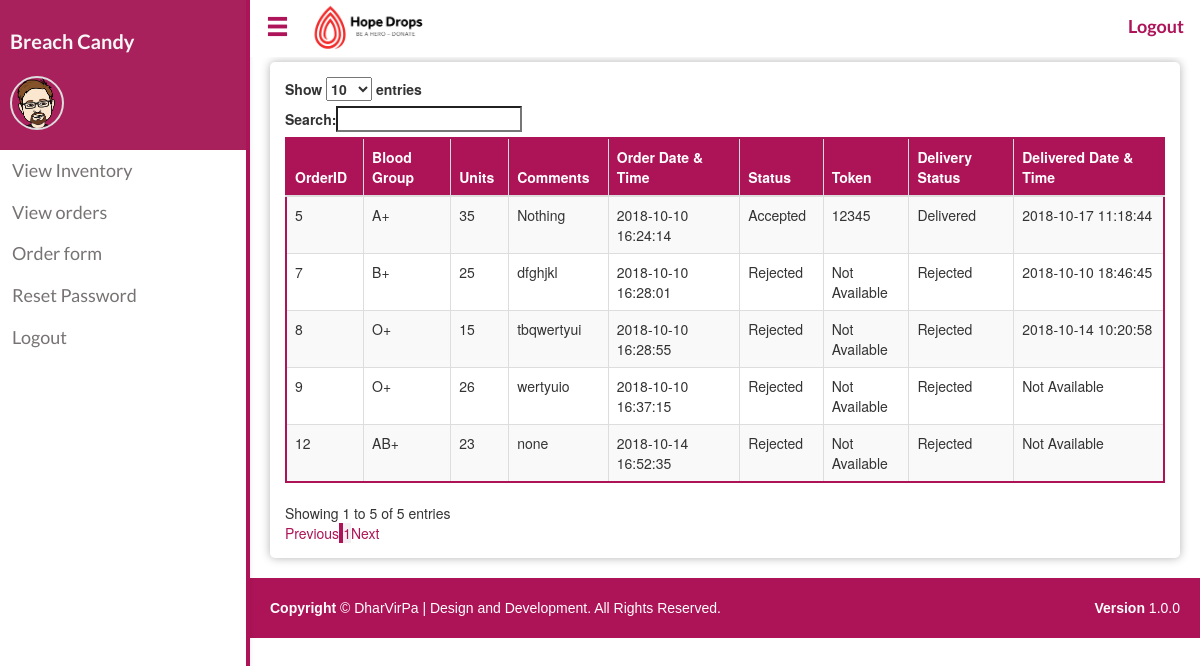
The app's page /order_hosp.php (signed in), older data.
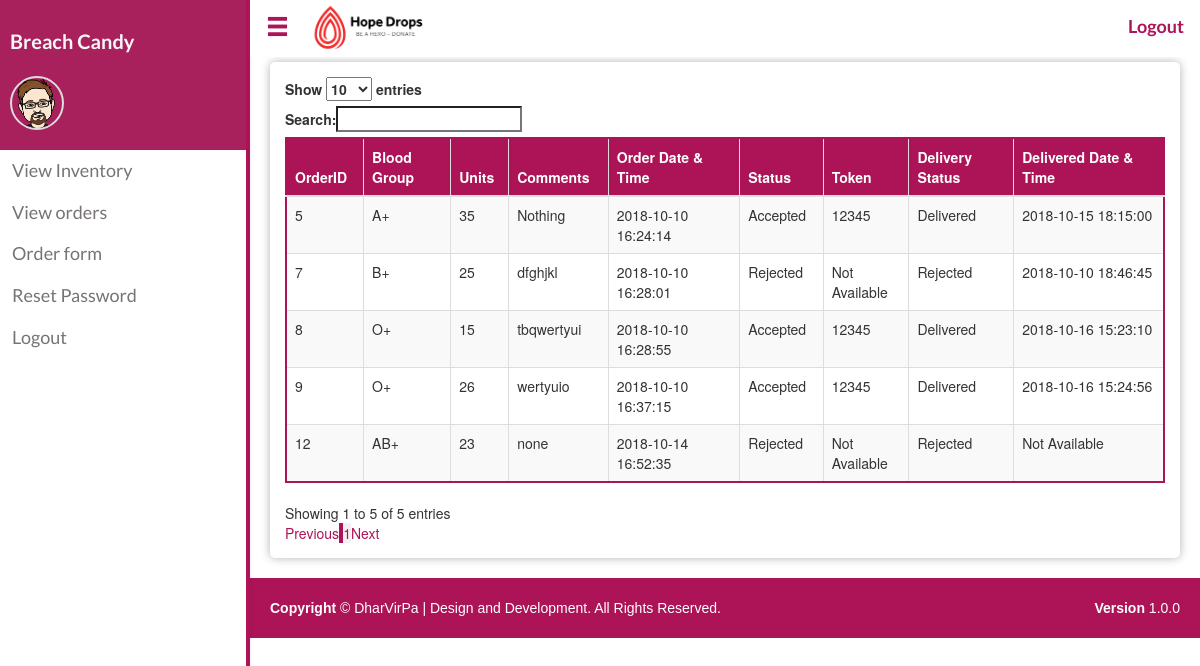
The same page, newer data.
### tables this page shows
CREATE TABLE `orders` (
  `Order_id` int(15) NOT NULL,
  `Hospital_id` int(15) NOT NULL,
  `Units` float NOT NULL,
  `Blood_group` varchar(5) NOT NULL,
  `status` varchar(15) NOT NULL DEFAULT 'Pending',
  `Blood_IDs` varchar(500) NOT NULL,
  `Blood_Units` varchar(500) NOT NULL,
  `Token` varchar(8) NOT NULL,
  `Comments` varchar(200) NOT NULL,
  `Delivered_by` int(30) NOT NULL,
  `Delivery_status` varchar(10) NOT NULL DEFAULT 'Pending',
  `Delivery_date` timestamp NOT NULL DEFAULT '0000-00-00 00:00:00',
  `Order_date` timestamp NOT NULL DEFAULT CURRENT_TIMESTAMP
);

### order_hosp.php (the view, shortened to what this page needs)
<?php
include_once("connection.php");
?>
<?php
$query = "SELECT * FROM orders where Hospital_id =  '".$_SESSION['hid']."' ;";
$result = mysqli_query($conn,$query);
?>
<!DOCTYPE html>
<html>
<head>
    <link rel="stylesheet" href="https://maxcdn.bootstrapcdn.com/bootstrap/3.3.7/css/bootstrap.min.css">
    <link rel="stylesheet" type="text/css" href="https://cdn.datatables.net/1.10.19/css/dataTables.bootstrap.min.css">
    <link rel="stylesheet" type="text/css" href="./css/navbar_style.css">
    <link rel="stylesheet" type="text/css" href="./css/main.css">
</head>
<body>
  <?php include('./sidenav.php');
  ?>
  <div id="main" class="shrink">
    <?php include('./horizontal-nav.php')?>
    <div class="box">
      <div class="table-responsive">
        <table id="example" class="table table-striped table-bordered table-hover" style="width:100%">
          <thead>
          <tr>
            <th>OrderID</th>
            <th>Blood Group</th>
            <th>Units</th>
            <th>Comments</th>
            <th>Order Date & Time</th>
            <th>Status</th>
            <th>Token</th>
            <th>Delivery Status</th>
            <th>Delivered Date & Time</th>
          </tr>
          </thead>
          <?php
          if(mysqli_num_rows($result)>0)
          {
            while($row =mysqli_fetch_assoc($result))
            {
              echo "<tr>";
              echo "<td>".$row['Order_id']."</td>";
              echo "<td>".$row['Blood_group']."</td>";
              echo "<td>".$row['Units']."</td>";
              echo "<td>".$row['Comments']."</td>";
              echo "<td>".$row['Order_date']."</td>";
              echo "<td>".$row['status']."</td>";
              if(($row['status']) == "Accepted")
              {
                  echo "<td>".$row['Token']."</td>";
              }
              else
              {
                echo "<td>Not Available</td>";
              }
              echo "<td>".$row['Delivery_status']."</td>";
              if(($row['Delivery_date']) != "0000-00-00 00:00:00")
              {
                  echo "<td>".$row['Delivery_date']."</td>";
              }
              else
              {
                echo "<td>Not Available</td>";
              }
              echo"</tr>";
            }
          }
          else
          {
            echo "<div class='alert alert-warning'>No data to display</div>";
          }
          ?>
        </table>
      </div>
    </div>
   <?php include_once("footer.php") ?>
  </div>
</body>

### sidenav.php (shortened to what this page needs)
<div id="mySidenav" class="sidenav open-sidenav">
  <div class="borderl">
    <div class="avatar-wrapper">
        <h6><?php echo $_SESSION['Ename']; ?></h6>
        <div class="avatar">
          <img src="./images/male.png" height="50" alt="avatar">
        </div>
      </div>
      <div class="">
      <?php
        switch ($_SESSION['post'])
        {
      ?>
      <?php
        case 5:
      ?>
      <a href="inventory_hosp.php" class="tab">View Inventory</a>
      <a href="order_hosp.php" class="tab">View orders</a>
      <a href="Requestblood.php" class="tab">Order form</a>
      <a href="reset.php" class="tab">Reset Password</a>
      <a href="logout.php" class="tab">Logout</a>
      <?php
        break;
        }
      ?>
    </div>
  </div>
</div>

### horizontal-nav.php (shortened to what this page needs)
<div class="custom-nav">
  <ul id="navbar" class="reduce">
    <li style="float: left"><a onclick="toggleNav()"><span class="glyphicon glyphicon-menu-hamburger"></span></a></li>
    <li style="float: left"><img src="./images/logo.png" alt="Blood Bank" height="57"></li>
    <li><a href="logout.php" style="font-family: Lato; float: right;"><b>Logout</b></a></li>
  </ul>
</div>

### footer.php (shortened to what this page needs)
<!DOCTYPE html>
<html>
<head>
</head>
<body>
	<footer id="footer" style="margin-top: 5px;">
    <span class="pull-right"><strong>Version</strong> 1.0.0</span>
    <p><b>Copyright&nbsp;</b>&copy; DharVirPa | Design and Development. All Rights Reserved.</p>
  	</footer>
</body>
</html>

### css/main.css (style rules this page uses)
body { padding-bottom: 0px; }
a, a:hover { color: #ad1457; }

### order_hosp.php (style rules this page uses)
.box { box-shadow: 0 0 10px 0 rgba(0,0,0,0.3); margin-top: 0px; padding: 15px; border-radius: 5px; margin: 20px; margin-top: 62px; }
table.dataTable { border-color: #ad1457 !important; }
.table-bordered { border: 2px solid #ad1457 !important; }
.table>caption+thead>tr:first-child>td, .table>caption+thead>tr:first-child>th, .table>colgroup+thead>tr:first-child>td, .table>colgroup+thead>tr:first-child>th, .table>thead:first-child>tr:first-child>td, .table>thead:first-child>tr:first-child>th { background-color: #ad1457; color: white; }

### sidenav.php (style rules this page uses)
.sidenav { height: 100%; width: 0; position: fixed; z-index: 1; top: 0; left: 0; background-color: #fff; overflow-x: hidden; transition: 0.5s; box-shadow: 0 2px 4px 0 rgba(0,0,0,.1); white-space: nowrap ; font-family: Lato; }
.sidenav a { padding: 8px 8px 8px 12px; text-decoration: none; font-size: 18px; color: #777373; display: block; transition: 0.3s; }
.open-sidenav { width: 250px; }
#main { transition: margin-left .5s; }
#main.shrink { margin-left: 250px; }
#navbar { transition: width .5s; }
#navbar.reduce { width:calc(100% - 250px); }
.avatar-wrapper { height: 150px; background: #a8215c; position: relative; padding: 10px; }
.avatar-wrapper h6 { font-size: 20px; color: #f7f7f7; font-weight: bold; margin-top: 20px; }
.avatar { border: 2px solid #ddd; border-radius: 50%; display: inline-block; position: absolute; bottom: 20px; left: 10px; }
.avatar img { border-radius: 50%; }
.borderl { border-right: 4px solid #ad1457; height: 100%; }

### horizontal-nav.php (style rules this page uses)
ul#navbar { list-style-type: none; margin: 0; padding: 0; overflow: hidden; background-color: #fff; position: fixed; top:0; width: 100%; z-index: 1; }
.custom-nav { margin-bottom: 20px; }
#navbar li { float: right; cursor: pointer; }
#navbar li a { display: block; color: #ad1459; text-align: center; padding: 14px 16px; text-decoration: none; font-size: 18px; }
.glyphicon-menu-hamburger { font-size: 23px; cursor: pointer; }

### footer.php (style rules this page uses)
#footer { background: #ad1457; height: 60px; font-family: 'Verdana', sans-serif; color: #FFFFFF; padding: 20px; position:relative; bottom:0; left:0; right:0; z-index: 0; }

Row changes from the older to the newer data that the page shows:
changed orders "Nothing": Delivery_date "2018-10-17 11:18:44" → "2018-10-15 18:15:00"
changed orders "tbqwertyui": status "Rejected" → "Accepted"; Token (not shown) → "12345"; Delivery_status "Rejected" → "Delivered"; Delivery_date "2018-10-14 10:20:58" → "2018-10-16 15:23:10"; no longer shows "Not Available"
changed orders "wertyuio": status "Rejected" → "Accepted"; Token (not shown) → "12345"; Delivery_status "Rejected" → "Delivered"; Delivery_date (not shown) → "2018-10-16 15:24:56"; no longer shows "Not Available"
